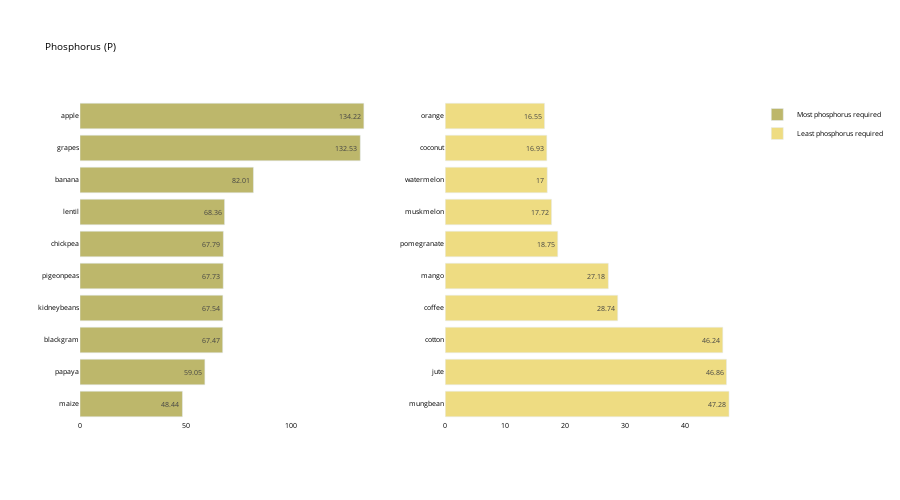

Notebook code for this chart:
### Code cell
crop_summary_P = crop_summary.sort_values(by='P', ascending=False)
  
fig = make_subplots(rows=1, cols=2)

top = {
    'y' : crop_summary_P['P'][0:10].sort_values().index,
    'x' : crop_summary_P['P'][0:10].sort_values()
}

last = {
    'y' : crop_summary_P['P'][-10:].index,
    'x' : crop_summary_P['P'][-10:]
}

fig.add_trace(
    go.Bar(top,
           name="Most phosphorus required",
           marker_color=random.choice(colorarr),
           orientation='h',
          text=top['x']),
    
    row=1, col=1
)

fig.add_trace(
    go.Bar(last,
           name="Least phosphorus required",
           marker_color=random.choice(colorarr),
           orientation='h',
          text=last['x']),
    row=1, col=2
)
fig.update_traces(texttemplate='%{text}', textposition='inside')
fig.update_layout(title_text="Phosphorus (P)",
                  plot_bgcolor='white',
                  font_size=7, 
                  font_color='black',
                 height=500)

fig.update_xaxes(showgrid=False)
fig.update_yaxes(showgrid=False)
fig.show()

### Figure 1 — Plotly figure (JSON) as saved in the notebook; plotly's stock layout.template omitted (floating-point values rounded to 4 significant figures)
{"data": [{"marker": {"color": "#Bdb76b"}, "name": "Most phosphorus required", "orientation": "h", "text": [48.44, 59.05, 67.47, 67.54, 67.73, 67.79, 68.36, 82.01, 132.5, 134.2], "textposition": "inside", "texttemplate": "%{text}", "type": "bar", "x": [48.44, 59.05, 67.47, 67.54, 67.73, 67.79, 68.36, 82.01, 132.5, 134.2], "xaxis": "x", "y": ["maize", "papaya", "blackgram", "kidneybeans", "pigeonpeas", "chickpea", "lentil", "banana", "grapes", "apple"], "yaxis": "y"}, {"marker": {"color": "#Eedc82"}, "name": "Least phosphorus required", "orientation": "h", "text": [47.28, 46.86, 46.24, 28.74, 27.18, 18.75, 17.72, 17, 16.93, 16.55], "textposition": "inside", "texttemplate": "%{text}", "type": "bar", "x": [47.28, 46.86, 46.24, 28.74, 27.18, 18.75, 17.72, 17, 16.93, 16.55], "xaxis": "x2", "y": ["mungbean", "jute", "cotton", "coffee", "mango", "pomegranate", "muskmelon", "watermelon", "coconut", "orange"], "yaxis": "y2"}], "layout": {"font": {"color": "black", "size": 7}, "height": 500, "plot_bgcolor": "white", "title": {"text": "Phosphorus (P)"}, "xaxis": {"anchor": "y", "domain": [0, 0.45], "showgrid": false}, "xaxis2": {"anchor": "y2", "domain": [0.55, 1], "showgrid": false}, "yaxis": {"anchor": "x", "domain": [0, 1], "showgrid": false}, "yaxis2": {"anchor": "x2", "domain": [0, 1], "showgrid": false}}}
